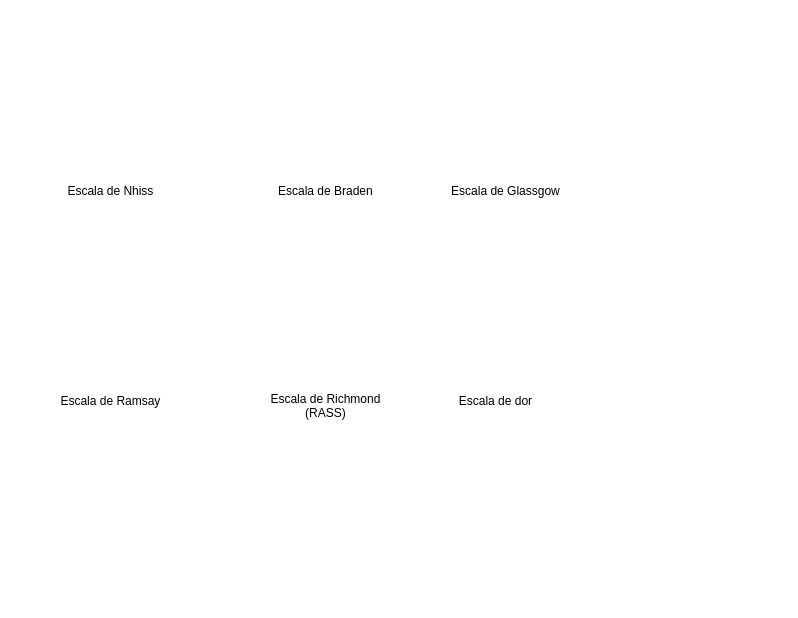
<?xml version="1.0" encoding="UTF-8"?>
<ui version="4.0">
 <class>menu_cadastro</class>
 <widget class="QWidget" name="menu_cadastro">
  <property name="windowModality">
   <enum>Qt::ApplicationModal</enum>
  </property>
  <property name="geometry">
   <rect>
    <x>0</x>
    <y>0</y>
    <width>798</width>
    <height>618</height>
   </rect>
  </property>
  <property name="sizePolicy">
   <sizepolicy hsizetype="Preferred" vsizetype="Preferred">
    <horstretch>0</horstretch>
    <verstretch>0</verstretch>
   </sizepolicy>
  </property>
  <property name="minimumSize">
   <size>
    <width>798</width>
    <height>618</height>
   </size>
  </property>
  <property name="maximumSize">
   <size>
    <width>798</width>
    <height>618</height>
   </size>
  </property>
  <property name="windowTitle">
   <string>Menu de Escalas</string>
  </property>
  <property name="layoutDirection">
   <enum>Qt::LeftToRight</enum>
  </property>
  <property name="styleSheet">
   <string notr="true">background-color: rgb(255, 255, 255);</string>
  </property>
  <property name="inputMethodHints">
   <set>Qt::ImhMultiLine</set>
  </property>
  <widget class="QLabel" name="label">
   <property name="geometry">
    <rect>
     <x>50</x>
     <y>170</y>
     <width>121</width>
     <height>41</height>
    </rect>
   </property>
   <property name="text">
    <string>Escala de Nhiss</string>
   </property>
   <property name="alignment">
    <set>Qt::AlignCenter</set>
   </property>
   <property name="wordWrap">
    <bool>true</bool>
   </property>
  </widget>
  <widget class="QLabel" name="label_2">
   <property name="geometry">
    <rect>
     <x>270</x>
     <y>170</y>
     <width>111</width>
     <height>41</height>
    </rect>
   </property>
   <property name="text">
    <string>Escala de Braden</string>
   </property>
   <property name="alignment">
    <set>Qt::AlignCenter</set>
   </property>
   <property name="wordWrap">
    <bool>true</bool>
   </property>
  </widget>
  <widget class="QPushButton" name="Btn_braden">
   <property name="geometry">
    <rect>
     <x>260</x>
     <y>60</y>
     <width>132</width>
     <height>88</height>
    </rect>
   </property>
   <property name="cursor">
    <cursorShape>PointingHandCursor</cursorShape>
   </property>
   <property name="toolTip">
    <string>Escala Braden</string>
   </property>
   <property name="styleSheet">
    <string notr="true">QPushButton:hover {   
    border: 10px solid ;
	border-color: rgb(0, 112, 179);
    border-radius: 45px;   
   
}
QPushButton{   
	background-color: rgb(255, 255, 255);
	border-radius: 45px;
	border-color: rgb(255, 255, 255);
}</string>
   </property>
   <property name="text">
    <string/>
   </property>
   <property name="icon">
    <iconset>
     <normaloff>../IMAGENS/escala de braden.png</normaloff>../IMAGENS/escala de braden.png</iconset>
   </property>
   <property name="iconSize">
    <size>
     <width>80</width>
     <height>100</height>
    </size>
   </property>
  </widget>
  <widget class="QPushButton" name="Btn_nhiss">
   <property name="geometry">
    <rect>
     <x>40</x>
     <y>60</y>
     <width>132</width>
     <height>88</height>
    </rect>
   </property>
   <property name="cursor">
    <cursorShape>PointingHandCursor</cursorShape>
   </property>
   <property name="toolTip">
    <string>Escala Nhiss</string>
   </property>
   <property name="styleSheet">
    <string notr="true">QPushButton:hover {   
    border: 10px solid ;
	border-color: rgb(0, 112, 179);
    border-radius: 45px;   
   
}
QPushButton{   
	background-color: rgb(255, 255, 255);
	border-radius: 45px;
	border-color: rgb(255, 255, 255);
}</string>
   </property>
   <property name="text">
    <string/>
   </property>
   <property name="icon">
    <iconset>
     <normaloff>../IMAGENS/AVC.jpg</normaloff>../IMAGENS/AVC.jpg</iconset>
   </property>
   <property name="iconSize">
    <size>
     <width>120</width>
     <height>100</height>
    </size>
   </property>
  </widget>
  <widget class="QLabel" name="label_3">
   <property name="geometry">
    <rect>
     <x>270</x>
     <y>360</y>
     <width>111</width>
     <height>91</height>
    </rect>
   </property>
   <property name="text">
    <string>Escala de Richmond (RASS)</string>
   </property>
   <property name="alignment">
    <set>Qt::AlignCenter</set>
   </property>
   <property name="wordWrap">
    <bool>true</bool>
   </property>
  </widget>
  <widget class="QPushButton" name="Btn_richmond">
   <property name="geometry">
    <rect>
     <x>260</x>
     <y>270</y>
     <width>132</width>
     <height>88</height>
    </rect>
   </property>
   <property name="cursor">
    <cursorShape>PointingHandCursor</cursorShape>
   </property>
   <property name="toolTip">
    <string>Escala Richmond (RASS)</string>
   </property>
   <property name="styleSheet">
    <string notr="true">QPushButton:hover {   
    border: 10px solid ;
	border-color: rgb(0, 112, 179);
    border-radius: 45px;   
   
}
QPushButton{   
	background-color: rgb(255, 255, 255);
	border-radius: 45px;
	border-color: rgb(255, 255, 255);
}</string>
   </property>
   <property name="text">
    <string/>
   </property>
   <property name="icon">
    <iconset>
     <normaloff>../IMAGENS/richmond.jpg</normaloff>../IMAGENS/richmond.jpg</iconset>
   </property>
   <property name="iconSize">
    <size>
     <width>140</width>
     <height>100</height>
    </size>
   </property>
  </widget>
  <widget class="QLabel" name="label_4">
   <property name="geometry">
    <rect>
     <x>50</x>
     <y>380</y>
     <width>121</width>
     <height>41</height>
    </rect>
   </property>
   <property name="text">
    <string>Escala de Ramsay</string>
   </property>
   <property name="alignment">
    <set>Qt::AlignCenter</set>
   </property>
   <property name="wordWrap">
    <bool>true</bool>
   </property>
  </widget>
  <widget class="QPushButton" name="Btn_ramsay">
   <property name="geometry">
    <rect>
     <x>40</x>
     <y>270</y>
     <width>132</width>
     <height>88</height>
    </rect>
   </property>
   <property name="cursor">
    <cursorShape>PointingHandCursor</cursorShape>
   </property>
   <property name="toolTip">
    <string>Escala de Ramsay</string>
   </property>
   <property name="styleSheet">
    <string notr="true">QPushButton:hover {   
    border: 10px solid ;
	border-color: rgb(0, 112, 179);
    border-radius: 45px;   
   
}
QPushButton{   
	background-color: rgb(255, 255, 255);
	border-radius: 45px;
	border-color: rgb(255, 255, 255);
}</string>
   </property>
   <property name="text">
    <string/>
   </property>
   <property name="icon">
    <iconset>
     <normaloff>../IMAGENS/ramsay.jpeg</normaloff>../IMAGENS/ramsay.jpeg</iconset>
   </property>
   <property name="iconSize">
    <size>
     <width>80</width>
     <height>100</height>
    </size>
   </property>
  </widget>
  <widget class="QLabel" name="label_5">
   <property name="geometry">
    <rect>
     <x>450</x>
     <y>170</y>
     <width>111</width>
     <height>41</height>
    </rect>
   </property>
   <property name="text">
    <string>Escala de Glassgow</string>
   </property>
   <property name="alignment">
    <set>Qt::AlignCenter</set>
   </property>
   <property name="wordWrap">
    <bool>true</bool>
   </property>
  </widget>
  <widget class="QPushButton" name="Btn_glassgow">
   <property name="geometry">
    <rect>
     <x>440</x>
     <y>60</y>
     <width>132</width>
     <height>88</height>
    </rect>
   </property>
   <property name="cursor">
    <cursorShape>PointingHandCursor</cursorShape>
   </property>
   <property name="toolTip">
    <string>Escala de Glassgow</string>
   </property>
   <property name="styleSheet">
    <string notr="true">QPushButton:hover {   
    border: 10px solid ;
	border-color: rgb(0, 112, 179);
    border-radius: 45px;   
   
}
QPushButton{   
	background-color: rgb(255, 255, 255);
	border-radius: 45px;
	border-color: rgb(255, 255, 255);
}</string>
   </property>
   <property name="text">
    <string/>
   </property>
   <property name="icon">
    <iconset>
     <normaloff>../IMAGENS/glassgow.jpg</normaloff>../IMAGENS/glassgow.jpg</iconset>
   </property>
   <property name="iconSize">
    <size>
     <width>70</width>
     <height>100</height>
    </size>
   </property>
  </widget>
  <widget class="QPushButton" name="Btn_dor">
   <property name="geometry">
    <rect>
     <x>430</x>
     <y>270</y>
     <width>132</width>
     <height>88</height>
    </rect>
   </property>
   <property name="cursor">
    <cursorShape>PointingHandCursor</cursorShape>
   </property>
   <property name="toolTip">
    <string>Escala de Dor</string>
   </property>
   <property name="styleSheet">
    <string notr="true">QPushButton:hover {   
    border: 10px solid ;
	border-color: rgb(0, 112, 179);
    border-radius: 45px;   
   
}
QPushButton{   
	background-color: rgb(255, 255, 255);
	border-radius: 45px;
	border-color: rgb(255, 255, 255);
}</string>
   </property>
   <property name="text">
    <string/>
   </property>
   <property name="icon">
    <iconset>
     <normaloff>../IMAGENS/escala_de_dor.jpg</normaloff>../IMAGENS/escala_de_dor.jpg</iconset>
   </property>
   <property name="iconSize">
    <size>
     <width>100</width>
     <height>100</height>
    </size>
   </property>
  </widget>
  <widget class="QLabel" name="label_6">
   <property name="geometry">
    <rect>
     <x>440</x>
     <y>380</y>
     <width>111</width>
     <height>41</height>
    </rect>
   </property>
   <property name="text">
    <string>Escala de dor</string>
   </property>
   <property name="alignment">
    <set>Qt::AlignCenter</set>
   </property>
   <property name="wordWrap">
    <bool>true</bool>
   </property>
  </widget>
  <widget class="QLabel" name="label_7">
   <property name="geometry">
    <rect>
     <x>540</x>
     <y>370</y>
     <width>231</width>
     <height>211</height>
    </rect>
   </property>
   <property name="text">
    <string/>
   </property>
   <property name="pixmap">
    <pixmap>../IMAGENS/pngwing.com (1).png</pixmap>
   </property>
   <property name="scaledContents">
    <bool>true</bool>
   </property>
  </widget>
 </widget>
 <resources/>
 <connections/>
</ui>
